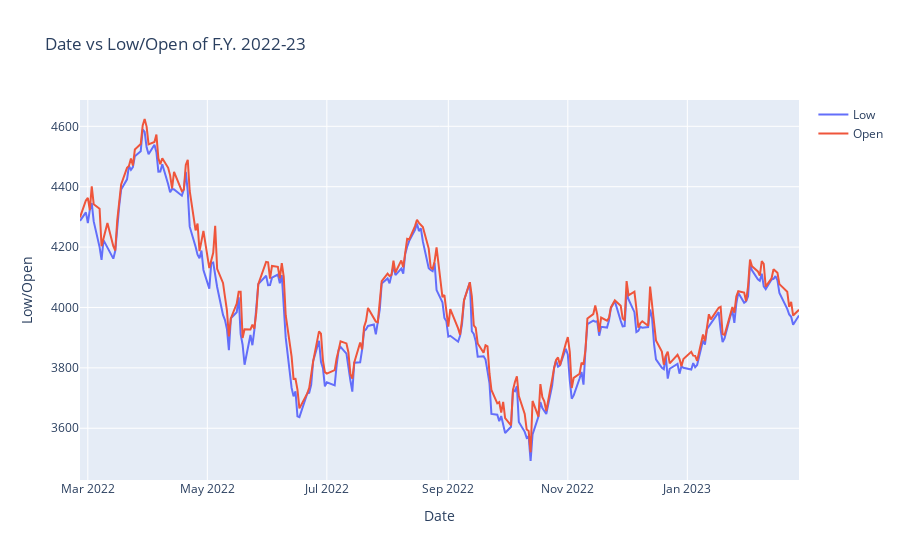

This figure's notebook cell:
### Code cell
fig = go.Figure(data=go.Scatter(x=df['Date'][:252],y=df['Low'][:252], mode='lines', name = 'Low'))
# Add Scatter plot
fig.add_scatter(x=df['Date'][:252], y=df['Open'][:252], name = 'Open')
fig.update_layout(title='Date vs Low/Open of F.Y. 2022-23',xaxis_title='Date', yaxis_title='Low/Open') 

fig.show()

### Figure 1 — Plotly figure (JSON) as saved in the notebook; plotly's stock layout.template omitted (floating-point values rounded to 4 significant figures; data arrays with more than 128 entries replaced by an {"elided": "..."} marker saying what was removed)
{"data": [{"mode": "lines", "name": "Low", "type": "scatter", "x": {"elided": "252 str values"}, "y": {"elided": "252 float values"}}, {"name": "Open", "type": "scatter", "x": {"elided": "252 str values"}, "y": {"elided": "252 float values"}}], "layout": {"title": {"text": "Date vs Low/Open of F.Y. 2022-23"}, "xaxis": {"title": {"text": "Date"}}, "yaxis": {"title": {"text": "Low/Open"}}}}
